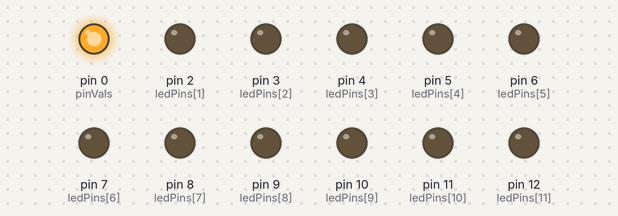
Bench run of a sketch on a simulated Arduino Uno, built with avr-gcc and run on an emulated ATmega328P. Shown: output pins drawn as LEDs (lit = HIGH).

Above: at 0.1 s.
At 4.1 s:
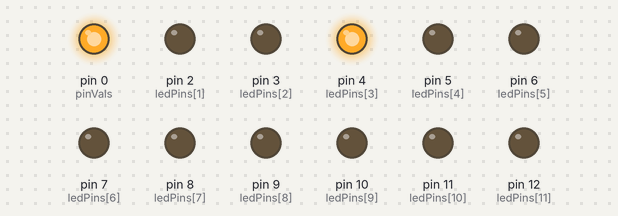
At 9.1 s:
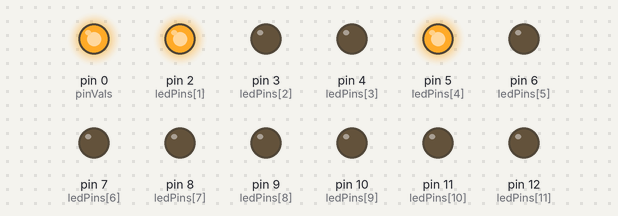
At 19.1 s:
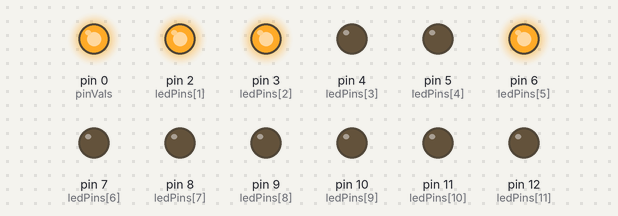
At 29.1 s:
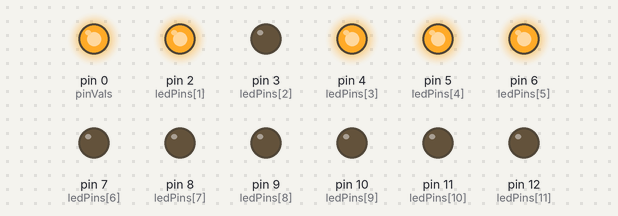
At 39.1 s:
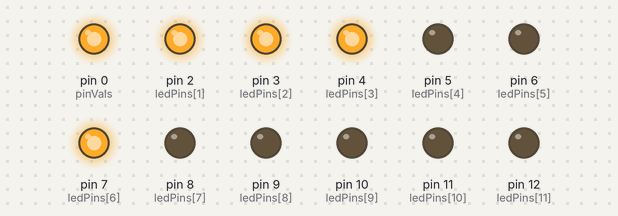
Timing chart, 0 to 40.0 s (numbered marks = the images above):
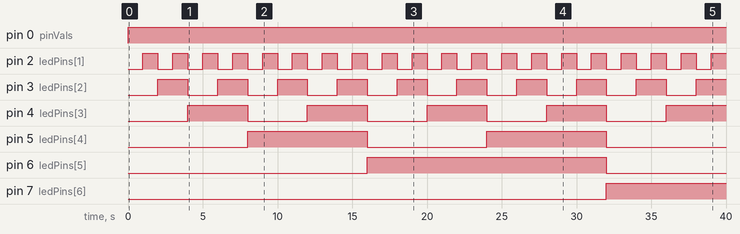

The sketch:

binary_timer.ino
```cpp
int ledPins[] = {
  1, 2, 3, 4, 5, 6, 7, 8, 9, 10, 11, 12  //select output pins
};
int pinVals[] = {
  0, 0, 0, 0, 0, 0, 0, 0, 0, 0, 0, 0  // store output values for all LEDs; initialize all values low
};

void setup() {
  // put your setup code here, to run once:
  //Serial.begin(9600);
  for (int thisPin = 1; thisPin < 13; thisPin++){
    pinMode(ledPins[thisPin], OUTPUT);  //initialize all the pins as outputs
  }
}


void loop() {
  // put your main code here, to run repeatedly:
  thisLoop(12); //there are only 12 pins

}


void fourSecLoop(){  //the base case
  for (int i = 1; i < 3; i++){
    writeAll(pinVals, ledPins);
    for (int j = 1; j< i+1; j++){
      pinVals[j] = toggle(pinVals[j]);
    }
  }
}

void thisLoop(int n){
  if (n >2){
    thisLoop(n-1);  //recursively call the previous loop twice
    thisLoop(n-1);
    pinVals[n] = toggle(pinVals[n]);  //then toggle the newest LED
  }
  else{
    fourSecLoop();  //for the last loop call the base case
  }
}


void writeAll (int pinVals[], int ledPins[]){
  for (int i = 1; i<13; i++){
    digitalWrite(ledPins[i], pinVals[i]);
  }
  delay(1000);  // 1 sec
}

int toggle(int led){  //toggle the LED output setting between HIGH (1) and LOW (0)
  if(led==0){
    return 1;
  }
  else{
    return 0;
  }
}

//void sixteenSecLoop(){
//  eightSecLoop();
//  eightSecLoop();
//  pinVals[4] = toggle(pinVals[4]);
//}
//void eightSecLoop(){
//  for (int i = 1; i < 3; i++){
//      for (int j = 1; j < 3; j++){
//        writeAll(pinVals, ledPins);
//        for (int k = 1; k< j+1; k++){
//          pinVals[k] = toggle(pinVals[k]);
//        }
//    }
//  }
//  pinVals[3] = toggle(pinVals[3]);
//}
```

Measured:
- by itself, pin 0 (pinVals): LOW → HIGH at 0.00 s
- by itself, pin 2 (ledPins[1]): alternates HIGH for 1.0 s and LOW for 1.0 s
- by itself, pin 3 (ledPins[2]): alternates HIGH for 2.0 s and LOW for 2.0 s
- by itself, pin 4 (ledPins[3]): alternates HIGH for 4.0 s and LOW for 4.0 s
- by itself, pin 5 (ledPins[4]): alternates HIGH for 8.0 s and LOW for 8.0 s
- by itself, pin 6 (ledPins[5]): LOW → HIGH at 16.0 s, → LOW 16.0 s later
- by itself, pin 7 (ledPins[6]): LOW → HIGH at 32.0 s
